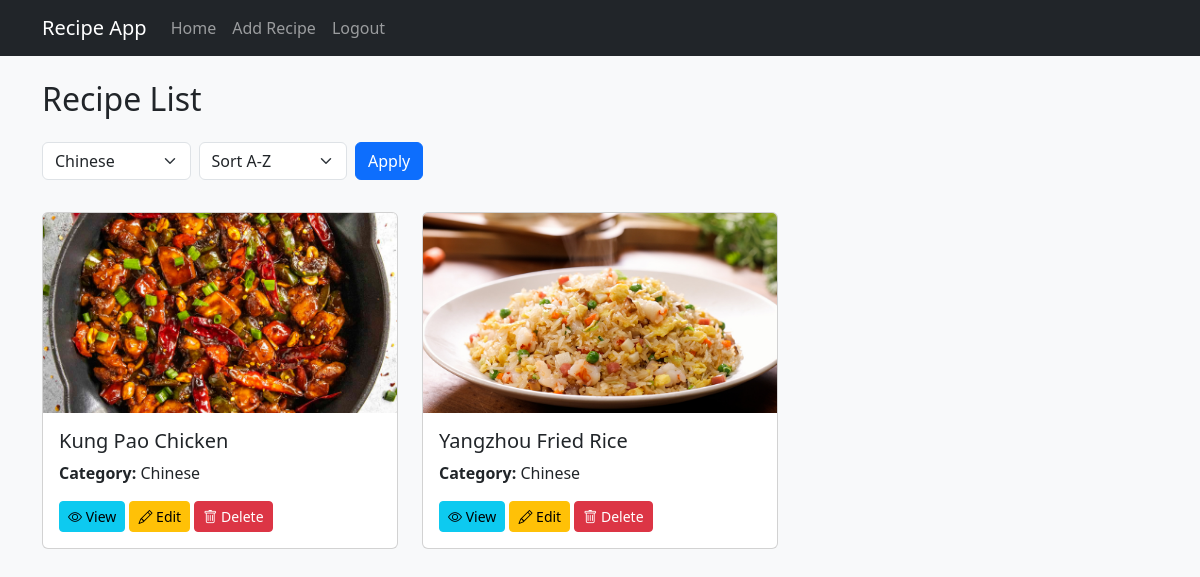
The page /index.php?category=Chinese (signed in) on the database its author committed.
### tables this page shows
CREATE TABLE `recipes` (
  `id` int(11) NOT NULL,
  `title` varchar(255) NOT NULL,
  `ingredients` text NOT NULL,
  `steps` text NOT NULL,
  `category` varchar(100) DEFAULT NULL,
  `image` varchar(255) DEFAULT NULL,
  `created_at` timestamp NOT NULL DEFAULT current_timestamp(),
  `cuisine` varchar(255) NOT NULL,
  `user_id` int(11) DEFAULT NULL
);

### index.php (the view, shortened to what this page needs)
<?php
include 'database.php';
include 'navbar.php';
$sort = isset($_GET['sort']) ? $_GET['sort'] : 'title';
$categoryFilter = isset($_GET['category']) ? $_GET['category'] : '';
$sql = "SELECT * FROM recipes";
if (!empty($categoryFilter)) {
    $sql .= " WHERE category = '" . $conn->real_escape_string($categoryFilter) . "'";
}
$sql .= " ORDER BY " . ($sort === 'title' ? "title ASC" : "id DESC");
$result = $conn->query($sql);
$categoryQuery = "SELECT DISTINCT category FROM recipes";
$categoryResult = $conn->query($categoryQuery);
$categories = [];
while ($row = $categoryResult->fetch_assoc()) {
    $categories[] = $row['category'];
}
?>
<!DOCTYPE html>
<html lang="en">
<head>
    <link href="https://cdn.jsdelivr.net/npm/bootstrap@5.3.0/dist/css/bootstrap.min.css" rel="stylesheet">
    <link href="https://cdn.jsdelivr.net/npm/bootstrap-icons/font/bootstrap-icons.css" rel="stylesheet">
</head>
<body class="bg-light">
    <div class="container mt-4">
        <h2 class="mb-4">Recipe List</h2>
        <div class="d-flex justify-content-between mb-3">
            <form method="GET" class="d-flex">
                <select name="category" class="form-select me-2">
                    <?php foreach ($categories as $category) { ?>
                        <option value="<?php echo $category; ?>" <?php echo ($category === $categoryFilter) ? 'selected' : ''; ?>><?php echo $category; ?></option>
                    <?php } ?>
                </select>
                <select name="sort" class="form-select me-2">
                    <option value="title" <?php echo ($sort === 'title') ? 'selected' : ''; ?>>Sort A-Z</option>
                </select>
                <button type="submit" class="btn btn-primary">Apply</button>
            </form>
        </div>
        <div class="row">
            <?php if ($result->num_rows > 0) { ?>
                <?php while ($row = $result->fetch_assoc()) { ?>
                    <div class="col-md-4 mb-3">
                        <div class="card">
                            <?php if (!empty($row['image'])) { ?>
                                <img src="recipe/uploads/<?php echo $row['image']; ?>" class="card-img-top" style="height: 200px; object-fit: cover;">
                            <?php } ?>
                            <div class="card-body">
                                <h5 class="card-title"><?php echo $row['title']; ?></h5>
                                <p class="card-text"><strong>Category:</strong> <?php echo $row['category']; ?></p>
                                <button class="btn btn-info btn-sm" data-bs-toggle="modal" data-bs-target="#viewModal"
                                    data-title="<?php echo $row['title']; ?>"
                                    data-category="<?php echo $row['category']; ?>"
                                    data-ingredients="<?php echo htmlspecialchars($row['ingredients']); ?>"
                                    data-steps="<?php echo htmlspecialchars($row['steps']); ?>"
                                    data-image="<?php echo $row['image']; ?>"
                                    data-id="<?php echo $row['id']; ?>">
                                    <i class="bi bi-eye"></i> View
                                </button>
                                <?php if ($_SESSION['role'] === 'admin' || $row['user_id'] == $_SESSION['user_id']) { ?>
                                    <button class="btn btn-warning btn-sm" data-bs-toggle="modal" data-bs-target="#editModal"
                                        data-id="<?php echo $row['id']; ?>"
                                        data-title="<?php echo $row['title']; ?>"
                                        data-category="<?php echo $row['category']; ?>"
                                        data-ingredients="<?php echo htmlspecialchars($row['ingredients']); ?>"
                                        data-steps="<?php echo htmlspecialchars($row['steps']); ?>"
                                        data-image="<?php echo $row['image']; ?>">
                                        <i class="bi bi-pencil"></i> Edit
                                    </button>
                                    <button class="btn btn-danger btn-sm" data-bs-toggle="modal" data-bs-target="#deleteModal"
                                        data-id="<?php echo $row['id']; ?>" data-title="<?php echo $row['title']; ?>">
                                        <i class="bi bi-trash"></i> Delete
                                    </button>
                                <?php } ?>
                            </div>
                        </div>
                    </div>
                <?php } ?>
            <?php } else { ?>
                <p>No recipes found.</p>
            <?php } ?>
        </div>
    </div>
</body>
</html>

### rows shown on the page
recipes: image (picture), title "Kung Pao Chicken", category "Chinese"
recipes: image (picture), title "Yangzhou Fried Rice", category "Chinese"

### other values the page prints
form field category "Chinese"
